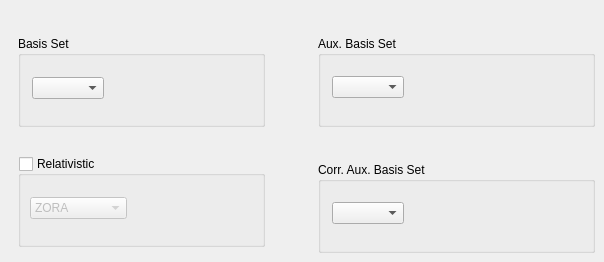
       <widget class="QWidget" name="basisSetPage">
        <widget class="QGroupBox" name="basisBasisGroup">
         <property name="geometry">
          <rect>
           <x>18</x>
           <y>36</y>
           <width>247</width>
           <height>91</height>
          </rect>
         </property>
         <property name="title">
          <string>Basis Set</string>
         </property>
         <widget class="QComboBox" name="basisBasisSetCombo">
          <property name="geometry">
           <rect>
            <x>14</x>
            <y>41</y>
            <width>93</width>
            <height>25</height>
           </rect>
          </property>
          <property name="sizeAdjustPolicy">
           <enum>QComboBox::AdjustToContents</enum>
          </property>
         </widget>
        </widget>
        <widget class="QGroupBox" name="basisAuxBasisGroup">
         <property name="geometry">
          <rect>
           <x>318</x>
           <y>36</y>
           <width>277</width>
           <height>91</height>
          </rect>
         </property>
         <property name="title">
          <string>Aux. Basis Set</string>
         </property>
         <widget class="QComboBox" name="basisAuxBasisSetCombo">
          <property name="geometry">
           <rect>
            <x>14</x>
            <y>40</y>
            <width>93</width>
            <height>25</height>
           </rect>
          </property>
          <property name="sizeAdjustPolicy">
           <enum>QComboBox::AdjustToContents</enum>
          </property>
         </widget>
        </widget>
        <widget class="QGroupBox" name="basisRelativisticGroup">
         <property name="geometry">
          <rect>
           <x>18</x>
           <y>156</y>
           <width>247</width>
           <height>91</height>
          </rect>
         </property>
         <property name="title">
          <string>Relativistic</string>
         </property>
         <property name="checkable">
          <bool>true</bool>
         </property>
         <property name="checked">
          <bool>false</bool>
         </property>
         <widget class="QWidget" name="layoutWidget">
          <property name="geometry">
           <rect>
            <x>12</x>
            <y>36</y>
            <width>97</width>
            <height>33</height>
           </rect>
          </property>
          <layout class="QHBoxLayout" name="horizontalLayout_12">
           <item>
            <widget class="QComboBox" name="basisRelativisticCombo">
             <item>
              <property name="text">
               <string>ZORA</string>
              </property>
             </item>
             <item>
              <property name="text">
               <string>DKH</string>
              </property>
             </item>
            </widget>
           </item>
          </layout>
         </widget>
        </widget>
        <widget class="QGroupBox" name="basisAuxCorrBasisGroup">
         <property name="geometry">
          <rect>
           <x>318</x>
           <y>162</y>
           <width>277</width>
           <height>91</height>
          </rect>
         </property>
         <property name="title">
          <string>Corr. Aux. Basis Set</string>
         </property>
         <widget class="QComboBox" name="basisAuxCorrBasisSetCombo">
          <property name="geometry">
           <rect>
            <x>14</x>
            <y>40</y>
            <width>93</width>
            <height>25</height>
           </rect>
          </property>
          <property name="sizeAdjustPolicy">
           <enum>QComboBox::AdjustToContents</enum>
          </property>
         </widget>
        </widget>
       </widget>
